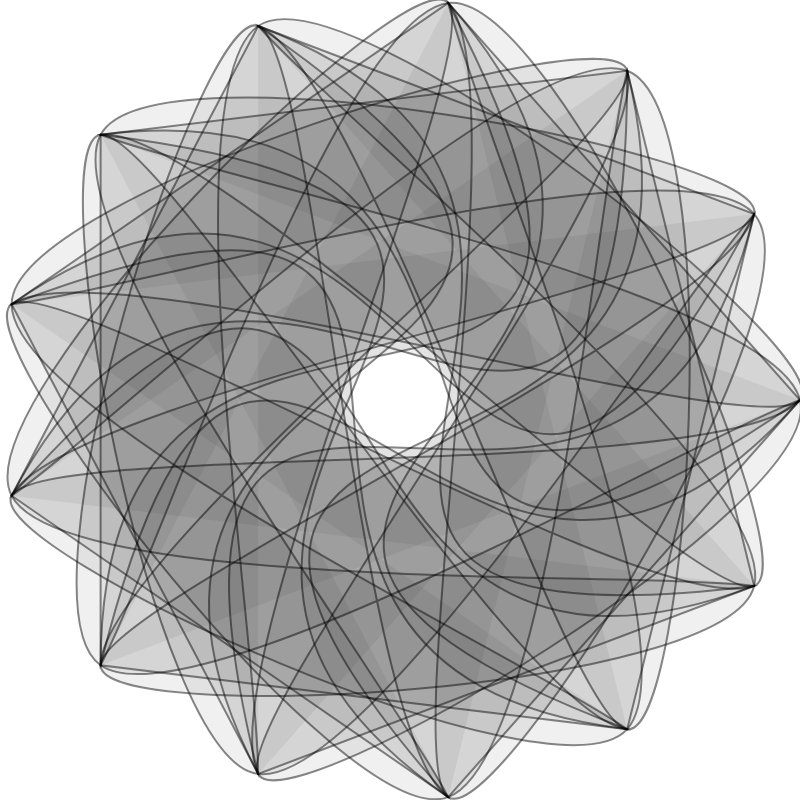
Frame 1 (no input)
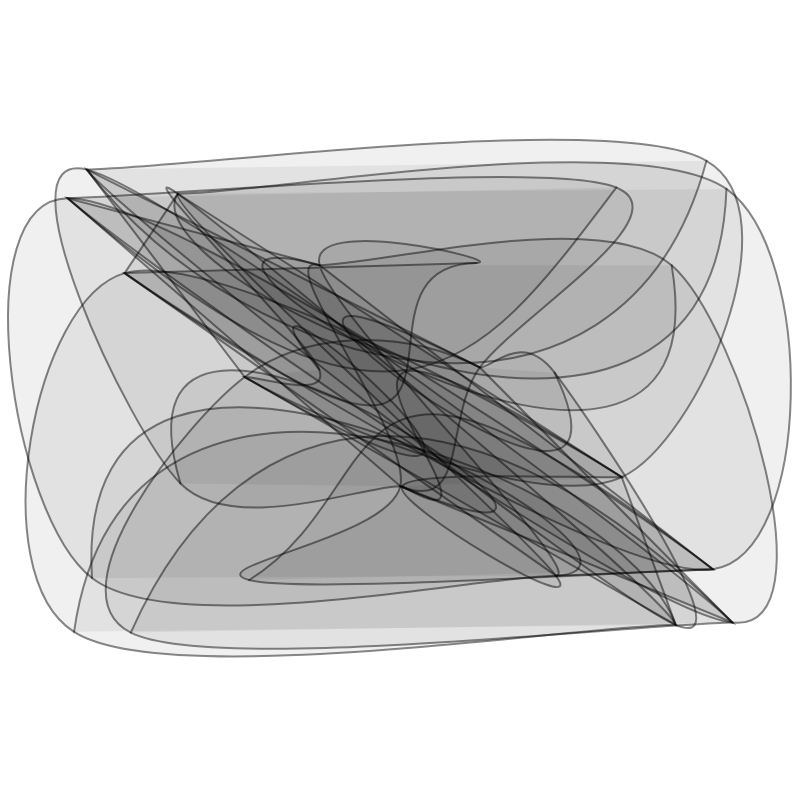
Frame 60 (no input)
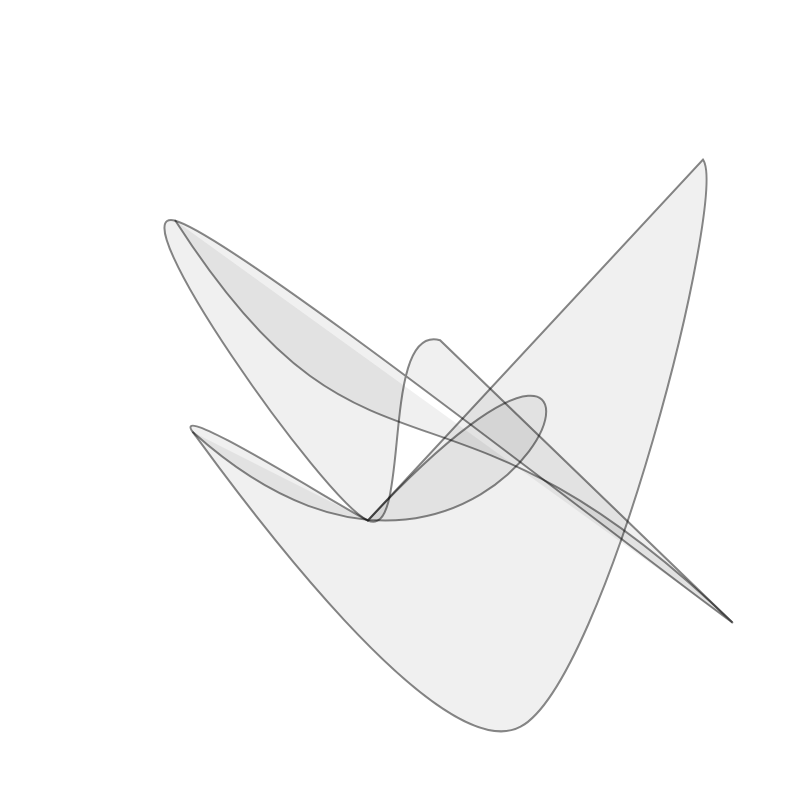
Frame 120 (the mouse pressed at the canvas centre since frame 60)

The p5.js sketch that drew these frames (run headless with seeded random() and noise() and a simulated clock; from frame 60 on, the mouse is pressed at the canvas centre):

// p5.js sketch
// ── sketch.js
var n;
var p;
var s1;
var s2;
var t;
var rotAngle;

function setup() {
  createCanvas(800, 800);
  stroke(0, 120);
  strokeWeight(2);
  fill(0, 15);
  refresh();
}

function refresh(){
  rotAngle = 0;
  n = int(random(12, 14));
  p = [];
  for (var i = 0; i < n; i++) {
    var ang = lerp(0, TWO_PI, i / n);
    p.push({x: 0.5*width*cos(ang), y: 0.5*height*sin(ang)});
  }  
  do {
    s2 = [ int(random(1, n)), int(random(1, n)), int(random(1, n)) ];
  } 
  while (n % s2[2] === 0);
  next();
}

function next() {
  t = 0;
  s1 = s2;
  do {
    s2 = [ int(random(1, n)), int(random(1, n)), int(random(1, n)) ];
  } 
  while (n % s2[2] === 0);
}

function draw() {
  background(255);   
  translate(width/2, height/2);
  rotate(rotAngle);
  rotAngle += 0.01;
  
  var i11 = 0;
  var i21 = 0;
  do {
    var i12 = (i11 + s1[0]) % n;
    var i13 = (i11 + s1[1]) % n;
    var i14 = (i11 + s1[2]) % n;
    
    var i22 = (i21 + s2[0]) % n;
    var i23 = (i21 + s2[1]) % n;
    var i24 = (i21 + s2[2]) % n;
    
    var p1 = {x: lerp(p[i11].x, p[i21].x, t), y: lerp(p[i11].y, p[i21].y, t)};
    var p2 = {x: lerp(p[i12].x, p[i22].x, t), y: lerp(p[i12].y, p[i22].y, t)};
    var p3 = {x: lerp(p[i13].x, p[i23].x, t), y: lerp(p[i13].y, p[i23].y, t)};
    var p4 = {x: lerp(p[i14].x, p[i24].x, t), y: lerp(p[i14].y, p[i24].y, t)};
    
    beginShape();
      curveVertex(p1.x, p1.y);
      curveVertex(p2.x, p2.y);
      curveVertex(p3.x, p3.y);
      curveVertex(p4.x, p4.y);
    endShape(CLOSE);
    
    bezier(p1.x, p1.y, p2.x, p2.y, p3.x, p3.y, p4.x, p4.y);
    
    i11 = i13;
    i21 = i23;
  } 
  while (i21 !== 0 && i11 !== 0); 
  
  t += 0.01;
  if (t >= 1.0) {
    next();
  }
}

function mousePressed() {
  refresh();
}
